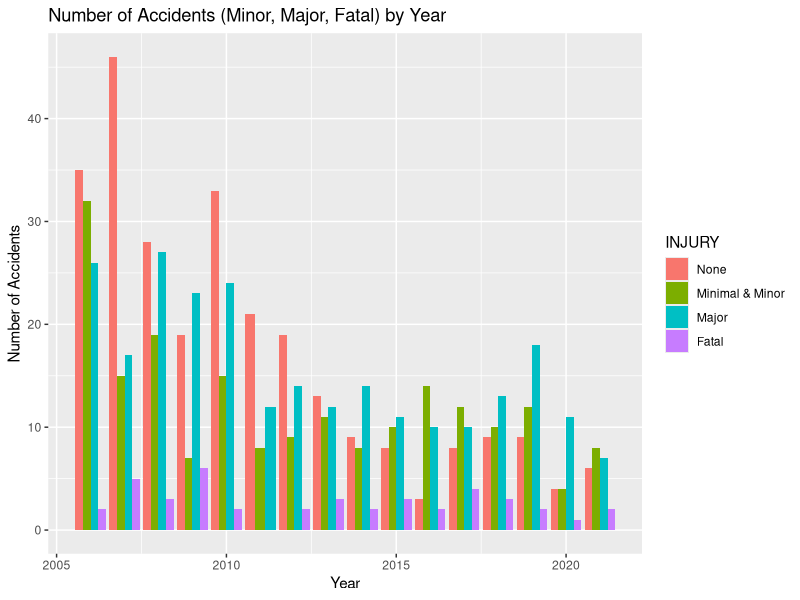
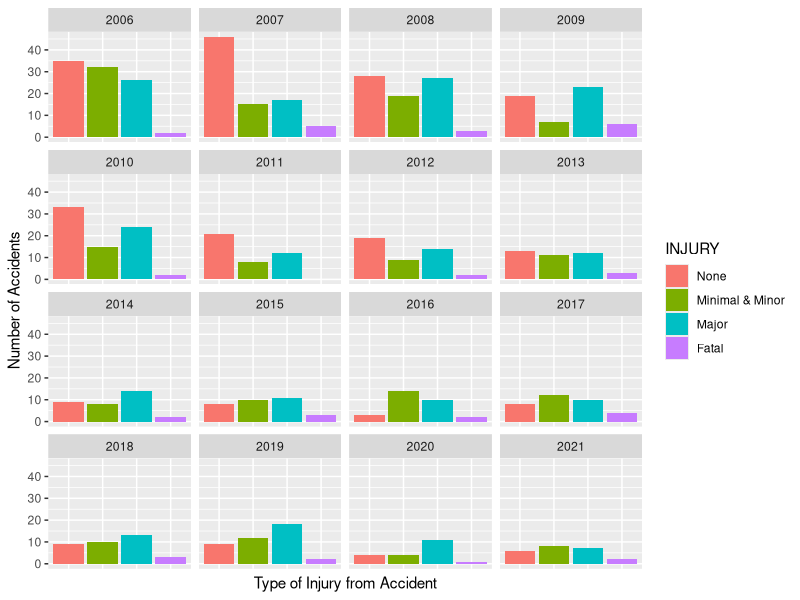

The R script that drew these images, in order:

library(ggplot2)
library(tidyverse)
library(dplyr)

#Import Data Set
injury_dataset <- read_csv("inputs/data/selected_data.csv")
#Assign value 'Minimal' from Injury column to 'Minimal & Minor' 
injury_dataset$INJURY[injury_dataset$INJURY == 'Minimal'] <- 'Minimal & Minor' 
#Assign value 'Minor' from Injury column to 'Minimal & Minor' 
injury_dataset$INJURY[injury_dataset$INJURY == 'Minor'] <- 'Minimal & Minor'


#CREATING PLOTS TO DISPLAY YEAR AND INJURY TYPE

#Factor categorical variable from INJURY
injury_dataset$INJURY <- factor(injury_dataset$INJURY,levels = c("None",
                                                                 "Minimal & Minor",
                                                                 "Major",
                                                                 "Fatal"))

#MAKING A NEW ORGANIZED DATA SET
#Use a group-by function to group by all the unique values of YEAR and Injury
#Then count all the occurrences of each pairing
#Summaries is used to count/sum each pair, and create a new column "Count_Accidents"
group_by_year_accident <- injury_dataset %>% group_by(YEAR,INJURY) %>% summarise(Count_Accidents = n())

#First graph displays all counts of accidents, by year, and organizes them by colour
#'fill = INJURY' creates the separation by variable for Injury
ggplot(group_by_year_accident, aes(x = YEAR, y = Count_Accidents, fill = INJURY)) +
  geom_bar(stat = "identity", position = "dodge") + 
  labs(title = "Number of Accidents (Minor, Major, Fatal) by Year") + xlab("Year") + ylab("Number of Accidents")

#Second graph displays the same data as above, however each year as a separate plot
#This technique is done through 'facet_wrap(~YEAR)'
#Inspiration from: https://stats.stackexchange.com/questions/14118/drawing-multiple-barplots-on-a-graph-in-r
ggplot(group_by_year_accident,aes(x=INJURY, y = Count_Accidents, fill=INJURY)) + 
  facet_wrap(~YEAR) +
  geom_bar(stat="identity") +
  theme(axis.text.x=element_blank(),
        axis.ticks.x=element_blank()) +
  labs(y = "Number of Accidents", x = "Type of Injury from Accident") 



